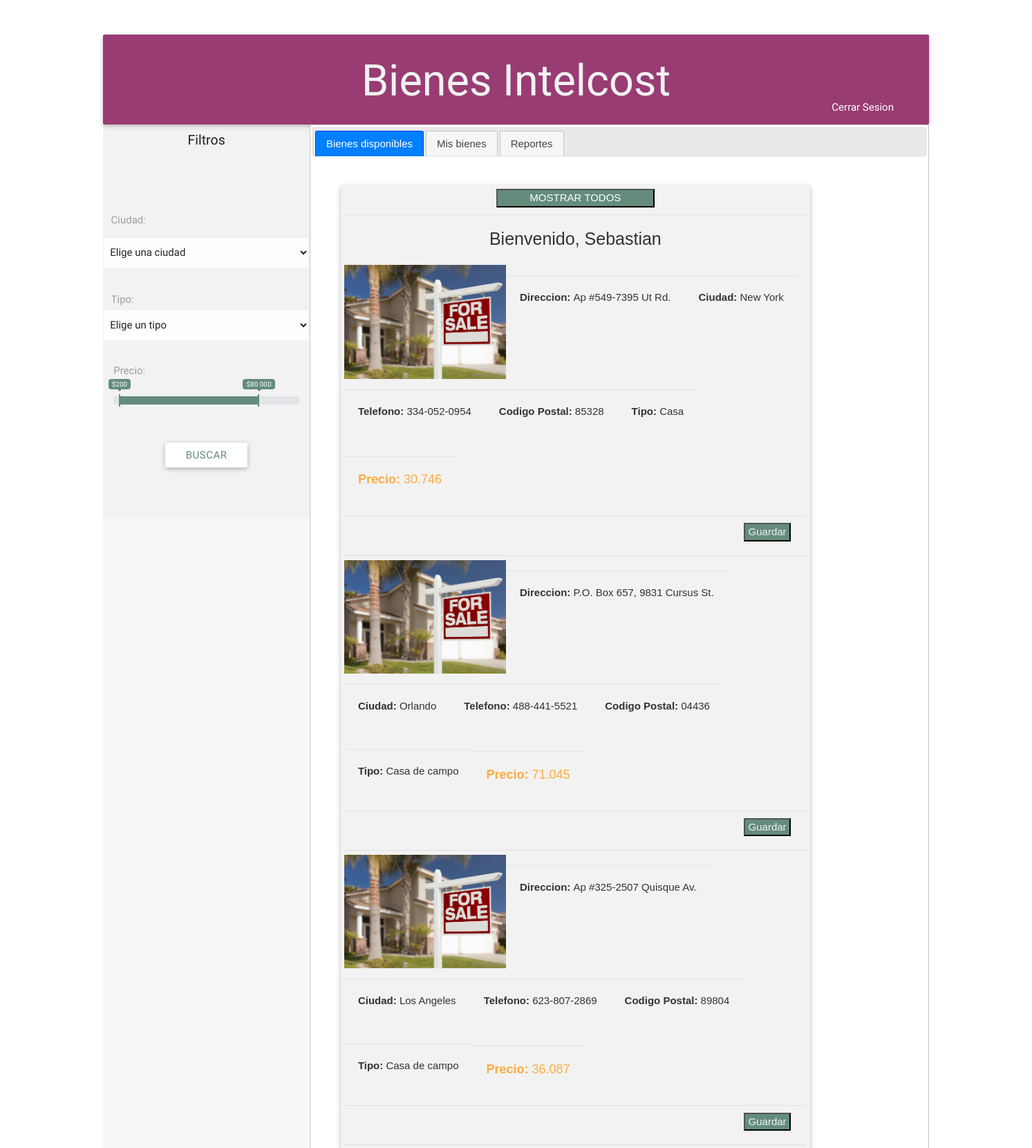
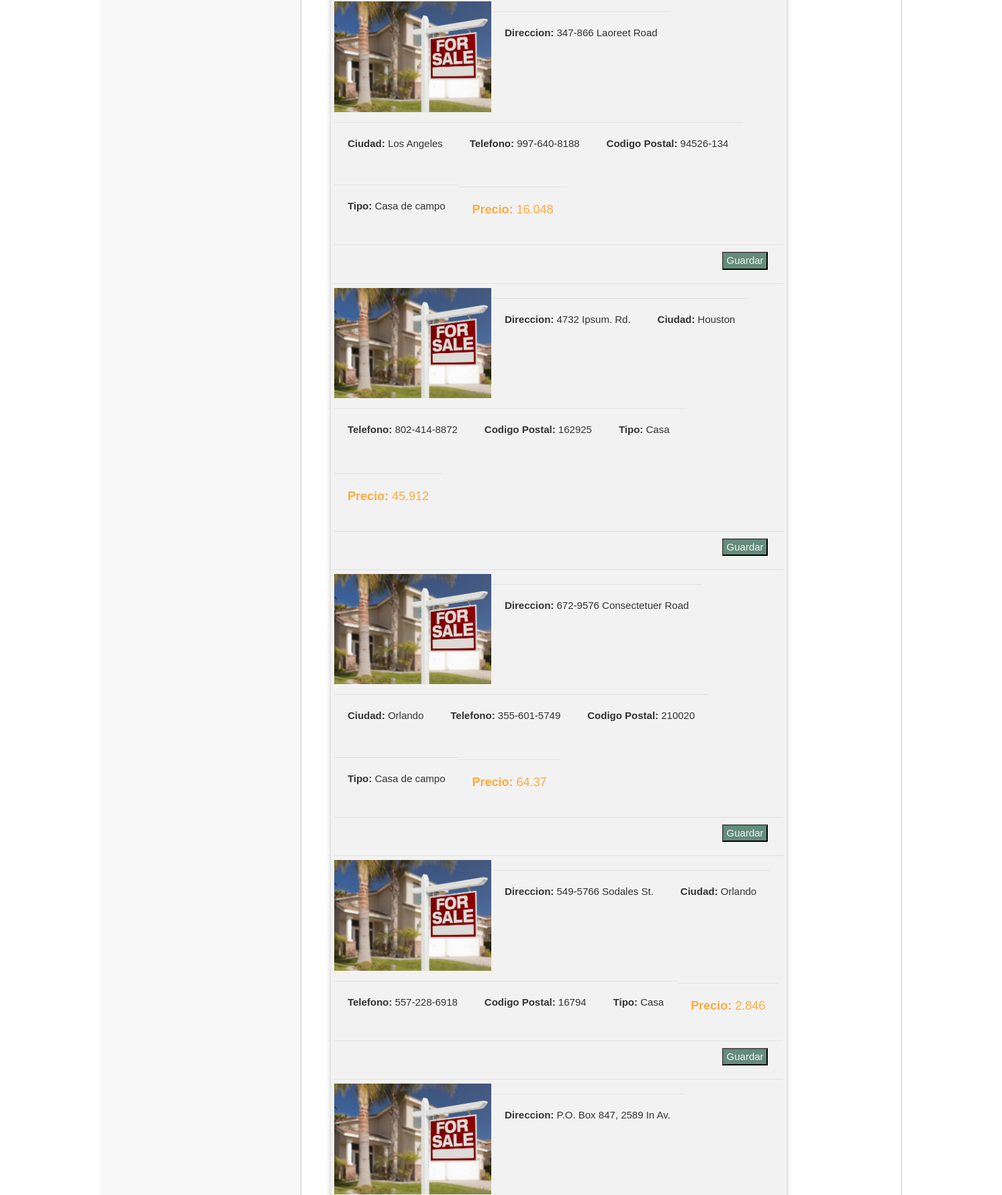
Page /index.php (signed in, upper part) on the committed database (2 pictures, top to bottom).
### tables this page shows
CREATE TABLE `bienes` (
  `id` int(11) NOT NULL,
  `direccion` varchar(100) DEFAULT NULL,
  `ciudad` int(11) DEFAULT NULL,
  `telefono` varchar(20) DEFAULT NULL,
  `codigo_postal` varchar(30) DEFAULT NULL,
  `tipo` int(11) DEFAULT NULL,
  `precio` float DEFAULT NULL,
  `disponible` varchar(5) DEFAULT 'si'
);

### models/bienes.php (called while the page is built, shortened)
<?php
Class Bienes
{
    private $conexion;
    private $server = "localhost";
    private $user = "root";
    private $password = "";
    private $namebd = "intelcost_bienes";
    public function conectar () {
        $this->conexion = mysqli_connect($this->server,$this->user,$this->password,$this->namebd);
        }
    public function bienes_disponibles (){
        $sql = "SELECT id,direccion,ciudad,telefono,codigo_postal,tipo,precio FROM bienes_disponibles";
        $data = mysqli_query($this->conexion, $sql);
        return $data;
    }
}

### index.php (the view, shortened to what this page needs)
<?php
if (!isset($_SESSION['usuario'])) {
  header('Location:login.php');
} else {
  $usuarioSesion = $_SESSION['usuario'];
}
?>
<!DOCTYPE html>
<html>
<head>
  <link type="text/css" rel="stylesheet" href="css/materialize.min.css" media="screen,projection" />
  <link type="text/css" rel="stylesheet" href="css/customColors.css" media="screen,projection" />
  <link type="text/css" rel="stylesheet" href="css/ion.rangeSlider.css" media="screen,projection" />
  <link type="text/css" rel="stylesheet" href="css/ion.rangeSlider.skinFlat.css" media="screen,projection" />
  <link type="text/css" rel="stylesheet" href="css/index.css" media="screen,projection" />
  <link rel="stylesheet" href="//code.jquery.com/ui/1.12.1/themes/base/jquery-ui.css">
</head>
<body>
  <div class="contenedor">
    <div class="card rowTitulo">
      <h1>Bienes Intelcost</h1>
      <div class="close"><button><a href="cerrar_sesion.php">Cerrar Sesion</a></button></div>
    </div>
    <div class="colFiltros">
      <?php
      $filter = new Filter;
      ?>
      <form action="#" method="post" id="formulario">
        <div class="filtrosContenido">
          <div class="tituloFiltros">
            <h5>Filtros</h5>
          </div>
          <div class="filtroCiudad input-field">
            <p><label for="selectCiudad">Ciudad:</label><br></p>
            <select name="ciudad" id="selectCiudad">
              <option value="" selected>Elige una ciudad</option>
            </select>
          </div>
          <div class="filtroTipo input-field">
            <p><label for="selecTipo">Tipo:</label></p>
            <br>
            <select name="tipo" id="selectTipo">
              <option value="">Elige un tipo</option>
            </select>
          </div>
          <div class="filtroPrecio">
            <label for="rangoPrecio">Precio:</label>
          </div>
          <div class="botonField">
            <input type="submit" class="btn white" value="Buscar" id="submitButton">
          </div>
        </div>
      </form>
    </div>
    <div id="tabs" style="width: 75%;">
      <ul>
        <li><a href="#tabs-1">Bienes disponibles</a></li>
        <li><a href="#tabs-2">Mis bienes</a></li>
        <li><a href="#tabs-3">Reportes</a></li>
      </ul>
      <div id="tabs-1">
        <div class="colContenido" id="divResultadosBusqueda">
          <div class="tituloContenido card" style="justify-content: center;">
            <?php
            include("models/bienes.php");
            $bienes = new Bienes;
            if (isset($_POST['ciudad']) || isset($_POST['tipo'])) {
              $filtercities = $_POST['ciudad'];
              $filtertypes = $_POST['tipo'];
              $lista = $filter->filter($filtercities, $filtertypes);
            } else {
              $lista = $bienes->bienes_disponibles();
            }
            ?>
            <button><a href="index.php" style="color: white;">MOSTRAR TODOS</a></button>
            <div class="divider"></div>
            <div class='user'>
              <h3>Bienvenido, <?php echo $usuarioSesion ?></h3>
            </div>
            <?php
            while ($row = mysqli_fetch_object($lista)) {
              $direction = $row->direccion;
              $city = $row->ciudad;
              $tel = $row->telefono;
              $postal = $row->codigo_postal;
              $type = $row->tipo;
              $price = $row->precio;
            ?>
              <div class="itemMostrado">
                <img src="img/home.jpg" alt="">
                <p class="card-action"><b>Direccion: </b><?php echo $direction ?></p>
                <p class="card-action"><b>Ciudad: </b><?php echo $city ?></p>
                <p class="card-action"><b>Telefono: </b><?php echo $tel ?></p>
                <p class="card-action"><b>Codigo Postal: </b><?php echo $postal ?></p>
                <p class="card-action"><b>Tipo: </b><?php echo $type ?></p>
                <p class="card-action precioTexto"><b>Precio: </b><?php echo $price ?></p>
                <div class="divider"></div>
                <form method="get" class="right">
                  <button>Guardar</button>
                </form>
              </div>
              <div class="divider"></div>
            <?php } ?>
          </div>
        </div>
      </div>
    </div>
</body>
</html>

### css/customColors.css (style rules this page uses)
.input-field label { color: #9E9E9E; }

### css/index.css (style rules this page uses)
.contenedor { background-color: rgba(242, 242, 242, 0.5); width: 80%; margin: 50px auto; display: flex; flex-flow: row wrap; min-height: 700px; height: auto; align-content: flex-start; }
.rowTitulo { width: 100%; text-align: center; background-color: #983c73; color: #F2F2F2; margin-top: 0; margin-bottom: 0; height: 130px; }
.colFiltros { width: 25%; height: 100%; min-height: 570px; }
.filtrosContenido, .colContenido, .colFiltros form { min-height: 570px; }
.filtrosContenido { width: 100%; margin: 0 0; background-color: #F2F2F2; display: flex; flex-flow: row wrap; align-content: flex-start; }
.tituloFiltros { width: 100%; height: 100px; text-align: center; }
.tituloFiltros h5 { font-size: 1.3rem; }
.filtroCiudad { width: 100%; height: 100px; text-align: center; }
.filtroTipo { width: 100%; height: 100px; text-align: center; }
.filtroPrecio { margin: 15px auto; width: 90%; height: 100px; }
.filtroPrecio label { font-size: 1rem; }
.botonField { width: 100%; height: 70px; text-align: center; }
.botonField input { color: #648C7D; }
.colContenido { width: 85%; display: flex; flex-flow: row wrap; align-content: space-between; padding: 20px; }
.tituloContenido { width: 100%; min-height: 500px; background-color: #F2F2F2; display: flex; flex-flow: row wrap; padding: 5px; }
.tituloContenido button { background: #648C7D; color: #F2F2F2; padding-top: 0%; padding-bottom: 0%; padding-right: 7%; padding-left: 7%; margin-bottom: 10px; }
.right { position: relative; left: 85%; margin: 10px; }
.divider { width: 100%; }
.itemMostrado { width: 100%; margin-top: 0.4rem; display: flex; flex-flow: row wrap; }
.itemMostrado img { width: 35% !important; }
.precioTexto { font-size: 1.2rem; color: #ffab40; }
.card-action { text-align: right; }
.close { width: 100%; position: relative; left: 42%; top: -25%; }
.close button { background: none; border: none; }
.close button a { color: white; }
.user h3 { font-size: 25px; }

### rows in the picture
bienes: direccion "Ap #549-7395 Ut Rd.", ciudad "New York", telefono "334-052-0954", codigo_postal "85328", tipo "Casa", precio "30.746"
bienes: direccion "P.O. Box 657, 9831 Cursus St.", ciudad "Orlando", telefono "488-441-5521", codigo_postal "04436", tipo "Casa de campo", precio "71.045"
bienes: direccion "Ap #325-2507 Quisque Av.", ciudad "Los Angeles", telefono "623-807-2869", codigo_postal "89804", tipo "Casa de campo", precio "36.087"
bienes: direccion "347-866 Laoreet Road", ciudad "Los Angeles", telefono "997-640-8188", codigo_postal "94526-134", tipo "Casa de campo", precio "16.048"
bienes: direccion "4732 Ipsum. Rd.", ciudad "Houston", telefono "802-414-8872", codigo_postal "162925", tipo "Casa", precio "45.912"
bienes: direccion "672-9576 Consectetuer Road", ciudad "Orlando", telefono "355-601-5749", codigo_postal "210020", tipo "Casa de campo", precio "64.37"
bienes: direccion "549-5766 Sodales St.", ciudad "Orlando", telefono "557-228-6918", codigo_postal "16794", tipo "Casa", precio "2.846"
bienes: direccion "P.O. Box 847, 2589 In Av."

### other values in the picture
$usuarioSesion "Sebastian"
